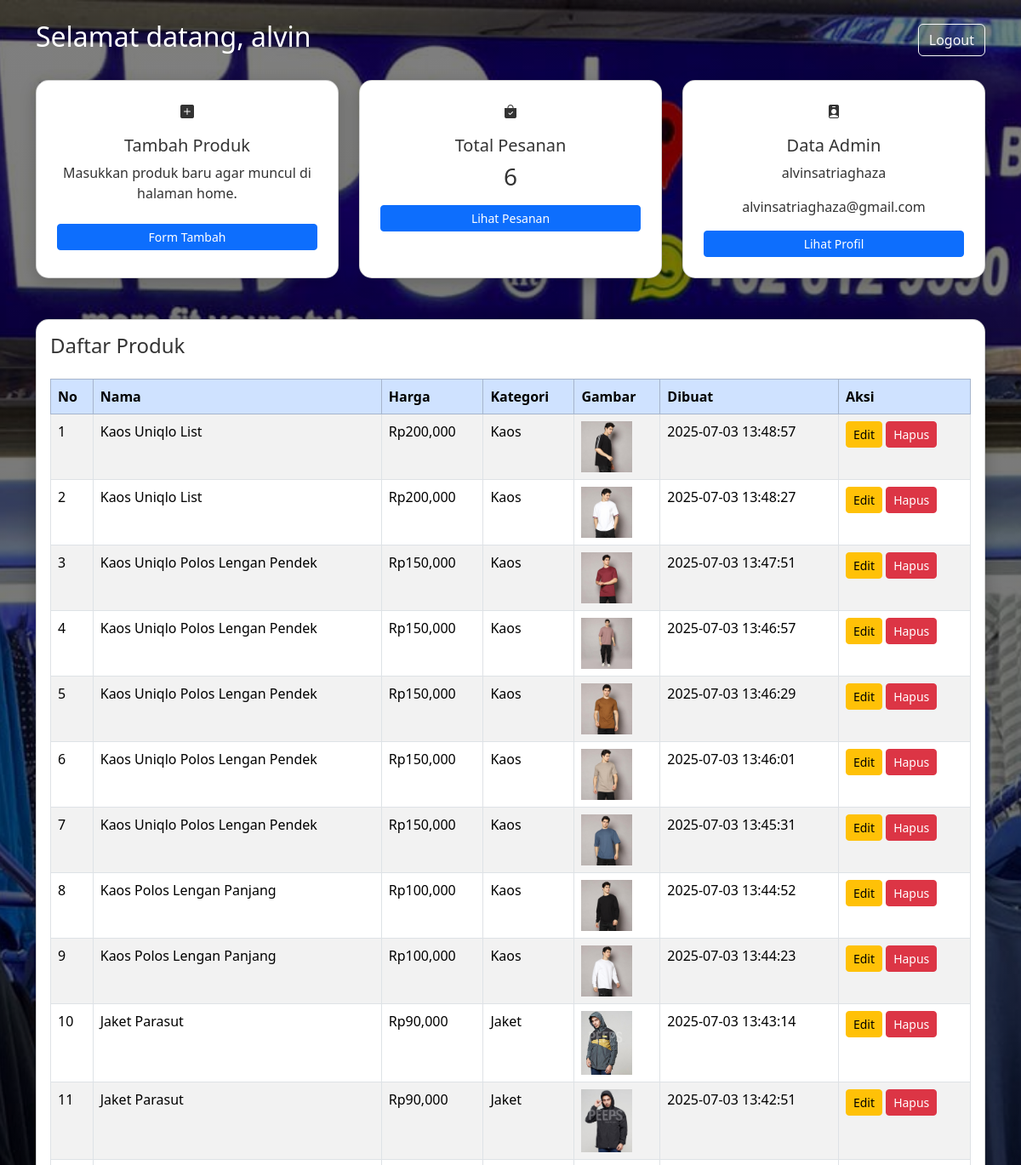
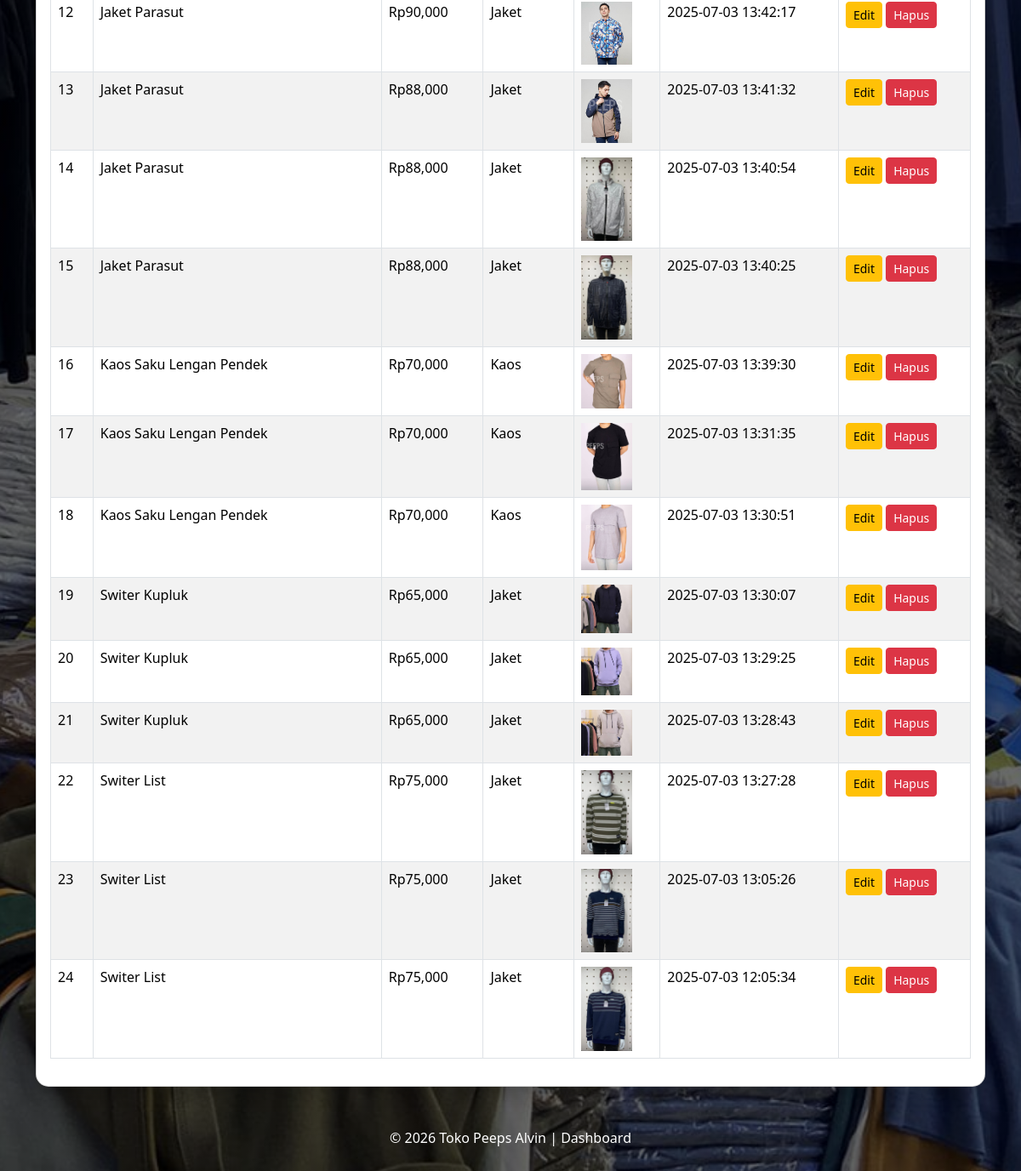
Page /tokopeepsalvin/adminpeeps/dashboard.php (signed in) on the committed database (2 pictures, top to bottom).
### tables this page shows
CREATE TABLE `alvin_admin` (
  `admin_id` int(11) NOT NULL,
  `admin_name` varchar(50) NOT NULL,
  `username` varchar(50) NOT NULL,
  `password` varchar(100) NOT NULL,
  `admin_telp` varchar(20) NOT NULL,
  `admin_email` varchar(50) NOT NULL,
  `admin_address` text NOT NULL
);

CREATE TABLE `alvin_product` (
  `product_id` int(11) NOT NULL,
  `category_id` int(11) NOT NULL,
  `product_name` varchar(100) NOT NULL,
  `product_price` int(11) NOT NULL,
  `product_description` text NOT NULL,
  `product_image` varchar(100) NOT NULL,
  `product_status` tinyint(1) NOT NULL,
  `product_created` datetime NOT NULL,
  `product_size` varchar(50) NOT NULL,
  `product_color` varchar(50) NOT NULL
);

CREATE TABLE `alvin_category` (
  `category_id` int(11) NOT NULL,
  `category_name` varchar(100) NOT NULL
);

### tokopeepsalvin/adminpeeps/dashboard.php (the view, shortened to what this page needs)
<?php
include '../db.php';
$admin = mysqli_fetch_object(mysqli_query($conn, "SELECT * FROM alvin_admin WHERE admin_id = '" . $_SESSION['id'] . "'"));
$jml_pesanan = mysqli_num_rows(mysqli_query($conn, "SELECT * FROM alvin_pesanan"));
?>
<!DOCTYPE html>
<html lang="id">
<head>
  <link href="https://cdn.jsdelivr.net/npm/bootstrap@5.3.3/dist/css/bootstrap.min.css" rel="stylesheet">
  <link href="https://cdn.jsdelivr.net/npm/bootstrap-icons@1.10.5/font/bootstrap-icons.css" rel="stylesheet">
</head>
<body>
<div class="container py-4">
  <div class="d-flex justify-content-between align-items-center mb-4">
    <h2>Selamat datang, <?= $admin->admin_name ?></h2>
    <a href="logout.php" class="btn btn-outline-light">Logout</a>
  </div>
  <div class="row g-4 mb-4">
    <div class="col-md-4">
      <div class="card text-center p-4 h-100">
        <i class="bi bi-plus-square-fill"></i>
        <h5 class="card-title mt-3">Tambah Produk</h5>
        <p>Masukkan produk baru agar muncul di halaman home.</p>
        <button onclick="document.getElementById('formProduk').style.display='block'" class="btn btn-sm btn-primary mt-2">Form Tambah</button>
      </div>
    </div>
    <div class="col-md-4">
      <div class="card text-center p-4 h-100">
        <i class="bi bi-bag-check-fill"></i>
        <h5 class="card-title mt-3">Total Pesanan</h5>
        <h3><?= $jml_pesanan ?></h3>
        <button onclick="showPesanan()" class="btn btn-sm btn-primary mt-2">Lihat Pesanan</button>
      </div>
    </div>
    <div class="col-md-4">
      <div class="card text-center p-4 h-100">
        <i class="bi bi-person-badge-fill"></i>
        <h5 class="card-title mt-3">Data Admin</h5>
        <p><?= $admin->username ?></p>
        <p><?= $admin->admin_email ?></p>
        <a href="profil.php" class="btn btn-sm btn-primary">Lihat Profil</a>
      </div>
    </div>
  </div>
  <div class="card mt-5 p-3">
    <h4>Daftar Produk</h4>
    <table class="table table-bordered table-striped table-hover mt-3 bg-white">
      <thead class="table-primary">
        <tr>
          <th>No</th>
          <th>Nama</th>
          <th>Harga</th>
          <th>Kategori</th>
          <th>Gambar</th>
          <th>Dibuat</th>
          <th>Aksi</th>
        </tr>
      </thead>
      <tbody>
        <?php
        $produk = mysqli_query($conn, "
            SELECT p.*, c.category_name
            FROM alvin_product p
            LEFT JOIN alvin_category c ON p.category_id = c.category_id
            ORDER BY p.product_created DESC
        ");
        $no = 1;
        while ($row = mysqli_fetch_array($produk)) {
        ?>
        <tr>
          <td><?= $no++ ?></td>
          <td><?= $row['product_name'] ?></td>
          <td>Rp<?= number_format($row['product_price']) ?></td>
          <td><?= $row['category_name'] ?></td>
          <td><img src="../img/<?= $row['product_image'] ?>" width="60"></td>
          <td><?= $row['product_created'] ?></td>
          <td>
            <a href="dashboard.php?edit_produk=<?= $row['product_id'] ?>" class="btn btn-sm btn-warning">Edit</a>
            <a href="dashboard.php?hapus_produk=<?= $row['product_id'] ?>" onclick="return confirm('Hapus produk ini?')" class="btn btn-sm btn-danger">Hapus</a>
          </td>
        </tr>
        <?php } ?>
      </tbody>
    </table>
  </div>
  <div class="text-center mt-5 text-white">
    <p>&copy; <?= date('Y') ?> Toko Peeps Alvin | Dashboard</p>
  </div>
</div>
</body>
</html>

### tokopeepsalvin/adminpeeps/dashboard.php (style rules this page uses)
body { background: linear-gradient(rgba(0,0,0,0.5), rgba(0,0,0,0.6)), url('../img/metro.jpg'); background-size: cover; background-position: center; background-repeat: no-repeat; font-family: 'Segoe UI', sans-serif; color: #fff; min-height: 100vh; }
.card { border-radius: 15px; background: #fff; color: #333; box-shadow: 0 6px 20px rgba(0, 0, 0, 0.2); }

### rows in the picture
alvin_admin: admin_name "alvin", username "alvinsatriaghaza", admin_email "alvinsatriaghaza@gmail.com"
alvin_product: product_name "Kaos Uniqlo List", product_price "200,000", category.category_name "Kaos", product_image (picture), product_created "2025-07-03 13:48:57"
alvin_product: product_name "Kaos Uniqlo List", product_price "200,000", category.category_name "Kaos", product_image (picture), product_created "2025-07-03 13:48:27"
alvin_product: product_name "Kaos Uniqlo Polos Lengan Pendek", product_price "150,000", category.category_name "Kaos", product_image (picture), product_created "2025-07-03 13:47:51"
alvin_product: product_name "Kaos Uniqlo Polos Lengan Pendek", product_price "150,000", category.category_name "Kaos", product_image (picture), product_created "2025-07-03 13:46:57"
alvin_product: product_name "Kaos Uniqlo Polos Lengan Pendek", product_price "150,000", category.category_name "Kaos", product_image (picture), product_created "2025-07-03 13:46:29"
alvin_product: product_name "Kaos Uniqlo Polos Lengan Pendek", product_price "150,000", category.category_name "Kaos", product_image (picture), product_created "2025-07-03 13:46:01"
alvin_product: product_name "Kaos Uniqlo Polos Lengan Pendek", product_price "150,000", category.category_name "Kaos", product_image (picture), product_created "2025-07-03 13:45:31"
alvin_product: product_name "Kaos Polos Lengan Panjang", product_price "100,000", category.category_name "Kaos", product_image (picture), product_created "2025-07-03 13:44:52"
alvin_product: product_name "Kaos Polos Lengan Panjang", product_price "100,000", category.category_name "Kaos", product_image (picture), product_created "2025-07-03 13:44:23"
alvin_product: product_name "Jaket Parasut", product_price "90,000", category.category_name "Jaket", product_image (picture), product_created "2025-07-03 13:43:14"
alvin_product: product_name "Jaket Parasut", product_price "90,000", category.category_name "Jaket", product_image (picture), product_created "2025-07-03 13:42:51"
alvin_product: product_name "Jaket Parasut", product_price "90,000", category.category_name "Jaket", product_image (picture), product_created "2025-07-03 13:42:17"
alvin_product: product_name "Jaket Parasut", product_price "88,000", category.category_name "Jaket", product_image (picture), product_created "2025-07-03 13:41:32"
alvin_product: product_name "Jaket Parasut", product_price "88,000", category.category_name "Jaket", product_image (picture), product_created "2025-07-03 13:40:54"
alvin_product: product_name "Jaket Parasut", product_price "88,000", category.category_name "Jaket", product_image (picture), product_created "2025-07-03 13:40:25"
alvin_product: product_name "Kaos Saku Lengan Pendek", product_price "70,000", category.category_name "Kaos", product_image (picture), product_created "2025-07-03 13:39:30"
alvin_product: product_name "Kaos Saku Lengan Pendek", product_price "70,000", category.category_name "Kaos", product_image (picture), product_created "2025-07-03 13:31:35"
alvin_product: product_name "Kaos Saku Lengan Pendek", product_price "70,000", category.category_name "Kaos", product_image (picture), product_created "2025-07-03 13:30:51"
alvin_product: product_name "Switer Kupluk", product_price "65,000", category.category_name "Jaket", product_image (picture), product_created "2025-07-03 13:30:07"
alvin_product: product_name "Switer Kupluk", product_price "65,000", category.category_name "Jaket", product_image (picture), product_created "2025-07-03 13:29:25"
alvin_product: product_name "Switer Kupluk", product_price "65,000", category.category_name "Jaket", product_image (picture), product_created "2025-07-03 13:28:43"
alvin_product: product_name "Switer List", product_price "75,000", category.category_name "Jaket", product_image (picture), product_created "2025-07-03 13:27:28"
alvin_product: product_name "Switer List", product_price "75,000", category.category_name "Jaket", product_image (picture), product_created "2025-07-03 13:05:26"
alvin_product: product_name "Switer List", product_price "75,000", category.category_name "Jaket", product_image (picture), product_created "2025-07-03 12:05:34"

### other values in the picture
$jml_pesanan "6"
